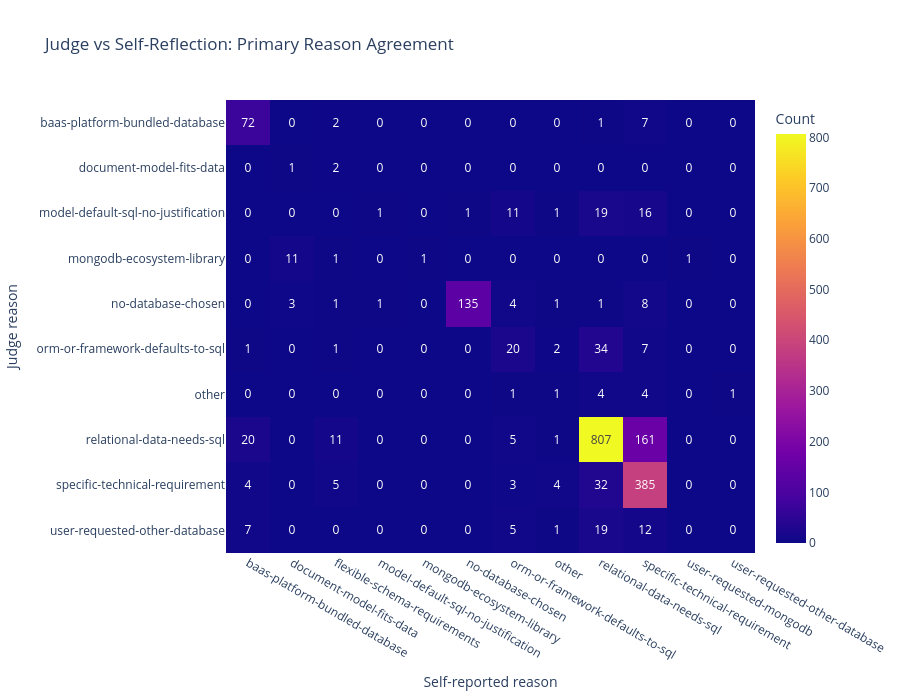

Notebook cell for this chart:
### Markdown cell above
### 6b. Reason Agreement Heatmap

The judge's primary reason (rows) vs the model's self-reported primary reason (columns). Cells on the diagonal represent agreement; off-diagonal cells reveal systematic mismatches. For example, if the judge frequently says `model-default-sql-no-justification` but the model claims `document-model-fits-data`, that's a rationalization pattern.

### Code cell
agreement = df.dropna(subset=["judge_primary_reason", "self_primary_reason"]).copy()

ct = pd.crosstab(agreement["judge_primary_reason"], agreement["self_primary_reason"])

fig = px.imshow(
    ct,
    text_auto=True,
    labels={"x": "Self-reported reason", "y": "Judge reason", "color": "Count"},
    title="Judge vs Self-Reflection: Primary Reason Agreement",
    template=TEMPLATE,
    width=CHART_WIDTH,
    height=700,
    aspect="auto",
)
fig.show()

### Figure 1 — Plotly figure (JSON) as saved in the notebook; plotly's stock layout.template omitted (floating-point values rounded to 4 significant figures)
{"data": [{"coloraxis": "coloraxis", "hovertemplate": "Self-reported reason: %{x}<br>Judge reason: %{y}<br>Count: %{z}<extra></extra>", "name": "0", "texttemplate": "%{z}", "type": "heatmap", "x": ["baas-platform-bundled-database", "document-model-fits-data", "flexible-schema-requirements", "model-default-sql-no-justification", "mongodb-ecosystem-library", "no-database-chosen", "orm-or-framework-defaults-to-sql", "other", "relational-data-needs-sql", "specific-technical-requirement", "user-requested-mongodb", "user-requested-other-database"], "xaxis": "x", "y": ["baas-platform-bundled-database", "document-model-fits-data", "model-default-sql-no-justification", "mongodb-ecosystem-library", "no-database-chosen", "orm-or-framework-defaults-to-sql", "other", "relational-data-needs-sql", "specific-technical-requirement", "user-requested-other-database"], "yaxis": "y", "z": [[72, 0, 2, 0, 0, 0, 0, 0, 1, 7, 0, 0], [0, 1, 2, 0, 0, 0, 0, 0, 0, 0, 0, 0], [0, 0, 0, 1, 0, 1, 11, 1, 19, 16, 0, 0], [0, 11, 1, 0, 1, 0, 0, 0, 0, 0, 1, 0], [0, 3, 1, 1, 0, 135, 4, 1, 1, 8, 0, 0], [1, 0, 1, 0, 0, 0, 20, 2, 34, 7, 0, 0], [0, 0, 0, 0, 0, 0, 1, 1, 4, 4, 0, 1], [20, 0, 11, 0, 0, 0, 5, 1, 807, 161, 0, 0], [4, 0, 5, 0, 0, 0, 3, 4, 32, 385, 0, 0], [7, 0, 0, 0, 0, 0, 5, 1, 19, 12, 0, 0]]}], "layout": {"coloraxis": {"colorbar": {"title": {"text": "Count"}}, "colorscale": [[0, "#0d0887"], [0.1111, "#46039f"], [0.2222, "#7201a8"], [0.3333, "#9c179e"], [0.4444, "#bd3786"], [0.5556, "#d8576b"], [0.6667, "#ed7953"], [0.7778, "#fb9f3a"], [0.8889, "#fdca26"], [1, "#f0f921"]]}, "height": 700, "title": {"text": "Judge vs Self-Reflection: Primary Reason Agreement"}, "width": 900, "xaxis": {"anchor": "y", "domain": [0, 1], "title": {"text": "Self-reported reason"}}, "yaxis": {"anchor": "x", "autorange": "reversed", "domain": [0, 1], "title": {"text": "Judge reason"}}}}
